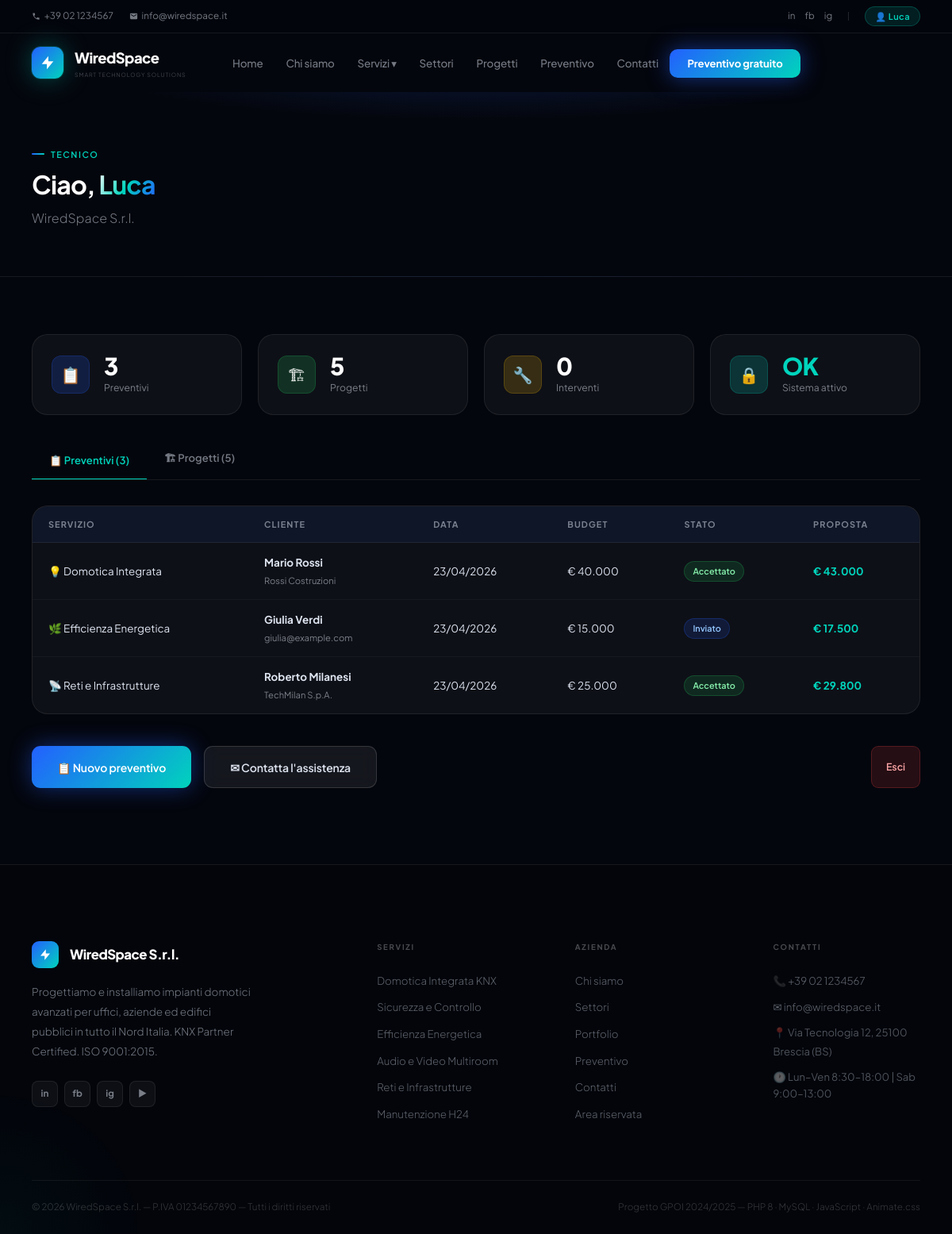
The app's page /dashboard.php (signed in) with its own data.
### tables this page shows
CREATE TABLE utenti (
    id          INT AUTO_INCREMENT PRIMARY KEY,
    username    VARCHAR(50)  NOT NULL UNIQUE,
    email       VARCHAR(100) NOT NULL UNIQUE,
    password    VARCHAR(255) NOT NULL,
    nome        VARCHAR(60)  NOT NULL,
    cognome     VARCHAR(60)  NOT NULL,
    telefono    VARCHAR(20)  DEFAULT NULL,
    ruolo       ENUM('cliente','tecnico','admin') NOT NULL DEFAULT 'cliente',
    azienda     VARCHAR(100) DEFAULT NULL,
    data_reg    DATETIME NOT NULL DEFAULT CURRENT_TIMESTAMP,
    attivo      TINYINT(1) NOT NULL DEFAULT 1
);

CREATE TABLE preventivi (
    id           INT AUTO_INCREMENT PRIMARY KEY,
    cliente_id   INT          NOT NULL,
    servizio_id  INT          NOT NULL,
    nome_ref     VARCHAR(100) NOT NULL,
    email_ref    VARCHAR(100) NOT NULL,
    telefono_ref VARCHAR(20)  DEFAULT NULL,
    azienda      VARCHAR(100) DEFAULT NULL,
    descrizione  TEXT         NOT NULL,
    indirizzo    VARCHAR(200) DEFAULT NULL,
    superficie   INT          DEFAULT NULL,
    budget_est   DECIMAL(10,2) DEFAULT NULL,
    stato        ENUM('nuovo','in_lavorazione','inviato','accettato','rifiutato') NOT NULL DEFAULT 'nuovo',
    importo_prop DECIMAL(10,2) DEFAULT NULL,
    note_admin   TEXT         DEFAULT NULL,
    data_rich    DATETIME NOT NULL DEFAULT CURRENT_TIMESTAMP,
    FOREIGN KEY (cliente_id)  REFERENCES utenti(id) ON DELETE CASCADE,
    FOREIGN KEY (servizio_id) REFERENCES servizi(id) ON DELETE RESTRICT
);

CREATE TABLE servizi (
    id          INT AUTO_INCREMENT PRIMARY KEY,
    nome        VARCHAR(100) NOT NULL,
    descrizione TEXT         NOT NULL,
    icona       VARCHAR(10)  DEFAULT '🏠',
    immagine    VARCHAR(255) DEFAULT NULL,
    prezzo_base DECIMAL(10,2) DEFAULT NULL,
    attivo      TINYINT(1)   NOT NULL DEFAULT 1,
    ordine      TINYINT UNSIGNED DEFAULT 0
);

### php/config.php (called while the page is built, shortened)
<?php
function isAdmin():bool{return($_SESSION['ruolo']??'')==='admin';}
function isTecnico():bool{return in_array($_SESSION['ruolo']??'',['admin','tecnico']);}
function esc(string $s):string{return htmlspecialchars($s,ENT_QUOTES,'UTF-8');}

### dashboard.php (the view, shortened to what this page needs)
<?php
require_once 'php/config.php';
$db  = getDB();
$uid = $_SESSION['uid'];
$ruolo = $_SESSION['ruolo'];
$utente = $db->prepare("SELECT * FROM utenti WHERE id=?")->execute([$uid]) && false ?: ($s=$db->prepare("SELECT * FROM utenti WHERE id=?")) && $s->execute([$uid]) && ($u=$s->fetch()) ? $u : [];
$preventivi=[]; $progetti=[]; $interventi=[];
if(isAdmin()||isTecnico()){
    $preventivi=$db->query("SELECT pv.*,s.nome AS serv_nome,s.icona,u.nome AS cl_nome,u.cognome AS cl_cogn,u.email AS cl_email,u.azienda FROM preventivi pv JOIN servizi s ON pv.servizio_id=s.id JOIN utenti u ON pv.cliente_id=u.id ORDER BY pv.data_rich DESC LIMIT 20")->fetchAll();
    $progetti=$db->query("SELECT p.*,s.nome AS serv_nome,u.nome AS cl_nome,u.cognome AS cl_cogn,u.azienda,t.nome AS tec_nome,t.cognome AS tec_cogn FROM progetti p JOIN servizi s ON p.servizio_id=s.id JOIN utenti u ON p.cliente_id=u.id LEFT JOIN utenti t ON p.tecnico_id=t.id ORDER BY p.data_inizio DESC LIMIT 20")->fetchAll();
}
?>
<!DOCTYPE html><html lang="it">
<head>
  <link rel="stylesheet" href="css/style.css">
  <link rel="stylesheet" href="https://cdnjs.cloudflare.com/ajax/libs/animate.css/4.1.1/animate.min.css">
</head>
<body>
<?php include 'php/navbar.php'; ?>
<div class="dash-hdr">
  <div class="wrap">
    <div class="ey-l"><?php echo ucfirst($ruolo); ?></div>
    <h1>Ciao, <span class="gt"><?php echo esc($utente['nome']??'Utente'); ?></span></h1>
    <p style="color:var(--muted);margin-top:.25rem;font-weight:300"><?php echo esc($utente['azienda']??'Area personale WiredSpace'); ?></p>
  </div>
</div>
<section style="padding:2.5rem 0 6rem">
  <div class="wrap">
    <div class="dash-kpi-g">
      <div class="dash-kpi">
        <div class="dk-ico dk-b">&#128203;</div>
        <div><div class="dk-num"><?php echo count($preventivi); ?></div><div class="dk-lbl">Preventivi</div></div>
      </div>
      <div class="dash-kpi">
        <div class="dk-ico dk-g">&#127959;</div>
        <div><div class="dk-num"><?php echo count($progetti); ?></div><div class="dk-lbl">Progetti</div></div>
      </div>
      <div class="dash-kpi">
        <div class="dk-ico dk-y">&#128295;</div>
        <div><div class="dk-num"><?php echo count($interventi); ?></div><div class="dk-lbl">Interventi</div></div>
      </div>
      <div class="dash-kpi">
        <div class="dk-ico dk-c">&#128274;</div>
        <div><div class="dk-num" style="color:var(--teal)">OK</div><div class="dk-lbl">Sistema attivo</div></div>
      </div>
    </div>
    <div class="tabs">
      <button class="tab-btn active" onclick="showTab('prev',this)">&#128203; Preventivi (<?php echo count($preventivi); ?>)</button>
      <button class="tab-btn" onclick="showTab('proj',this)">&#127959; Progetti (<?php echo count($progetti); ?>)</button>
    </div>
    <div class="tab-pane active" id="tab-prev">
      <?php if(empty($preventivi)): ?>
      <div style="text-align:center;padding:3rem 0">
        <p style="color:var(--muted)">Nessun preventivo ancora. <a href="preventivo.php" style="color:var(--teal)">Richiedine uno</a>.</p>
      </div>
      <?php else: ?>
      <div class="tbl">
        <table>
          <thead><tr>
            <th>Servizio</th>
            <?php if(isAdmin()||isTecnico()): ?><th>Cliente</th><?php endif; ?>
            <th>Data</th><th>Budget</th><th>Stato</th>
            <?php if(isAdmin()||isTecnico()): ?><th>Proposta</th><?php endif; ?>
          </tr></thead>
          <tbody>
            <?php foreach($preventivi as $pv):
              $bc=match($pv['stato']??''){
                'nuovo'=>'b-blue','in_lavorazione'=>'b-yellow','inviato'=>'b-blue',
                'accettato'=>'b-green','rifiutato'=>'b-red',default=>'b-gray'};
            ?>
            <tr>
              <td><?php echo esc(($pv['icona']??'').' '.($pv['serv_nome']??'')); ?></td>
              <?php if(isAdmin()||isTecnico()): ?>
              <td><strong><?php echo esc(($pv['cl_nome']??'').' '.($pv['cl_cogn']??'')); ?></strong><br><small style="color:var(--muted)"><?php echo esc($pv['azienda']??$pv['cl_email']??''); ?></small></td>
              <?php endif; ?>
              <td><?php echo isset($pv['data_rich'])?date('d/m/Y',strtotime($pv['data_rich'])):'&mdash;'; ?></td>
              <td><?php echo $pv['budget_est']?'&euro; '.number_format($pv['budget_est'],0,',','.'):'&mdash;'; ?></td>
              <td><span class="badge <?php echo $bc; ?>"><?php echo ucfirst(str_replace('_',' ',$pv['stato']??'')); ?></span></td>
              <?php if(isAdmin()||isTecnico()): ?>
              <td><?php echo $pv['importo_prop']?'<strong style="color:var(--teal)">&euro; '.number_format($pv['importo_prop'],0,',','.').'</strong>':'&mdash;'; ?></td>
              <?php endif; ?>
            </tr>
            <?php endforeach; ?>
          </tbody>
        </table>
      </div>
      <?php endif; ?>
    </div>
    <div style="margin-top:2.5rem;display:flex;gap:1rem;flex-wrap:wrap">
      <a href="preventivo.php" class="btn btn-p">&#128203; Nuovo preventivo</a>
      <a href="contatti.php" class="btn btn-g">&#9993; Contatta l&#39;assistenza</a>
      <a href="php/logout.php" class="btn btn-danger btn-sm" style="margin-left:auto">Esci</a>
    </div>
  </div>
</section>
<?php include 'php/footer.php'; ?>
</body></html>

### records on screen
utenti: nome "Luca", azienda "WiredSpace S.r.l."
preventivi: servizio.nome "💡 Domotica Integrata", cliente.cognome "Mario Rossi", cliente.azienda "Rossi Costruzioni", data_rich "23/04/2026", budget_est "40.000", stato "Accettato", importo_prop "43.000"
preventivi: servizio.nome "🌿 Efficienza Energetica", cliente.cognome "Giulia Verdi", cliente.email "giulia@example.com", data_rich "23/04/2026", budget_est "15.000", stato "Inviato", importo_prop "17.500"
preventivi: servizio.nome "📡 Reti e Infrastrutture", cliente.cognome "Roberto Milanesi", cliente.azienda "TechMilan S.p.A.", data_rich "23/04/2026", budget_est "25.000", stato "Accettato", importo_prop "29.800"

### other values on screen
$_SESSION['nome'] "Luca"
$ruolo "TECNICO"
count($preventivi) "3"
count($progetti) "5"
count($interventi) "0"
